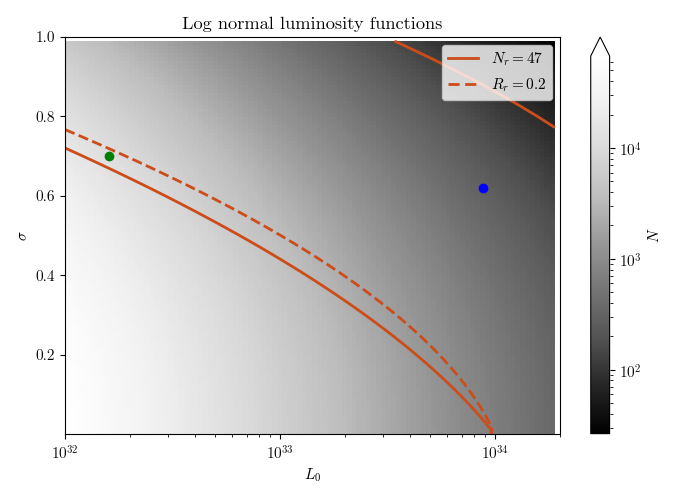

Here is the Python script that generated this plot:
from matplotlib import pyplot as plt
from math import log, exp, sqrt
from scipy.special import erfc, erf
import matplotlib.colors as colors
from matplotlib.lines import Line2D
import numpy as np

plt.style.use('latex')

DIM_TRIALS=100

L_EXCESS = 6.756e36  # All units are in ergs per second
L_THRESH = 1.0e34
L_0_RANGE=[1.0e30, 2.0e36]#[1.0e32, 2.0e34]
SIGMA_L_RANGE=[0.001, 1]
powerStep =(L_0_RANGE[1] / L_0_RANGE[0])**(1/DIM_TRIALS)

NUM_PULSARS_ABOVE_THRESHOLD = 47
FRAC_ABOVE_THRESHOLD=1/5.0
LINE_COLOR = (0.8, 0.3, 0.1)

DRAW_EXTRA_CONTOURS = False
DRAW_PLOEG_POINT = True
SHADE_SCALE=25

def shade(field, threshold, xs, ys, off=False):
    px = []
    py = []
    for x in range(0 if off else 1, SHADE_SCALE, 1):
        inx = int(float(x) / SHADE_SCALE * field.shape[1])
        for y in range(0 if off else 1, SHADE_SCALE, 1):
            iny = int(float(y) / SHADE_SCALE * field.shape[0])
            if field[iny][inx] < threshold:
                fracx = float(x) / SHADE_SCALE * field.shape[1] - inx
                fracy = float(y) / SHADE_SCALE * field.shape[0] - iny
                px.append(xs[inx] + fracx * (xs[inx+1] - xs[inx]))
                py.append(ys[iny] + fracy * (ys[iny+1] - ys[iny]))
    plt.scatter(px, py, marker=('|' if off else '_'), c=LINE_COLOR, sizes = (20,), alpha=0.5)

def getTotalLum(L0, sigma):
    return exp(0.5 * sigma**2 * log(10)**2) * L0

def getNumPulsars(L0, sigma):
    scale = L_EXCESS / getTotalLum(L0, sigma)
    return scale * 1 # scale times number of pulsars per unit

def getNumPulsarsAboveThreshold(L0, sigma):
    scale = L_EXCESS / getTotalLum(L0, sigma)
    return scale * 0.5 * erfc((log(L_THRESH) - log(L0)) / (sqrt(2) * sigma * log(10)))

def getFracLumAboveThreshold(L0, sigma):
    # return (lum above thresh) / (total lum)
    erfArgument = sqrt(2) * (sigma**2 * log(10)**2 - log(L_THRESH) + log(L0)) / (sigma * log(100))
    amountAbove = 0.5 * (1 + erf(erfArgument))
    return amountAbove # See the mathematica notebook for a derivation


def getMinNumPulsarsInTriangle():
    EXTRA_DENSITY = 2
    minSoFar = -1
    powerStepNew =(L_0_RANGE[1] / L_0_RANGE[0])**(1/(DIM_TRIALS * EXTRA_DENSITY))
    for j in range(DIM_TRIALS * EXTRA_DENSITY):
        sigma= SIGMA_L_RANGE[0]  + (SIGMA_L_RANGE[1]-SIGMA_L_RANGE[0]) / (DIM_TRIALS * EXTRA_DENSITY) * j
        for i in range(DIM_TRIALS * EXTRA_DENSITY):
            L0=L_0_RANGE[0] * powerStepNew**i
            nAbove = getNumPulsarsAboveThreshold(L0, sigma)
            if nAbove > NUM_PULSARS_ABOVE_THRESHOLD:
                continue
            fracAbove = getFracLumAboveThreshold(L0, sigma)
            if fracAbove > FRAC_ABOVE_THRESHOLD:
                continue
            n = getNumPulsars(L0, sigma)
            if(n < minSoFar or minSoFar < 0):
                minSoFar = n
    
    print("Minimum number of total pulsars in allowed triangle: ", minSoFar)
    return minSoFar

def getMinPulsarsWithinOneStdevOfSigma():
    SHORT_SIGMA_RANGE = [0.62 - 0.16, 0.62 + 0.15]
    EXTRA_DENSITY = 2
    minPulsars = -1
    minL0 = 0
    minSigma = 0
    powerStepNew =(L_0_RANGE[1] / L_0_RANGE[0])**(1/(DIM_TRIALS * EXTRA_DENSITY))
    for j in range(DIM_TRIALS * EXTRA_DENSITY):
        sigma= SIGMA_L_RANGE[0]  + (SIGMA_L_RANGE[1]-SIGMA_L_RANGE[0]) / (DIM_TRIALS * EXTRA_DENSITY) * j
        if sigma < SHORT_SIGMA_RANGE[0] or SHORT_SIGMA_RANGE[1] < sigma:
            continue
        tooFewPulsarsAboveThreshold = False 
        for i in range(DIM_TRIALS * EXTRA_DENSITY):
            L0=L_0_RANGE[0] * powerStepNew**i

            if sigma > 0.7 and L0 > 2e33:
                continue # Cut out top green line

            tooFewPulsarsAboveThresholdNow = getNumPulsarsAboveThreshold(L0, sigma) < NUM_PULSARS_ABOVE_THRESHOLD
            if tooFewPulsarsAboveThresholdNow ==(not tooFewPulsarsAboveThreshold) and i > 0:
                # We have just crossed over the green line
                numPulsarsNow = getNumPulsars(L0, sigma)
                if numPulsarsNow < minPulsars or minPulsars < 0:
                    minPulsars = numPulsarsNow
                    minL0 = L0
                    minSigma = sigma
            tooFewPulsarsAboveThreshold = tooFewPulsarsAboveThresholdNow
    
    print("Fewest possible pulsars required to hit the green line with sigma in 1 stdev of paper values: {0} at coordinates L_0={1}, sigma={2}".format(minPulsars, minL0, minSigma))
    return (minL0, minSigma)

def getPaperPointInfo(L0 = 0.88e34, sigma = 0.62):
    print("""Paper point info:
    Coordinates: L0 = {0}, sigma = {1}
    Total num pulsars: {2}
    Num pulsars above threshold: {3}
    Fraction luminosity above threshold: {4}""".format(L0, sigma, getNumPulsars(L0, sigma), 
    getNumPulsarsAboveThreshold(L0, sigma), getFracLumAboveThreshold(L0, sigma)))

def getPloegPointInfo(L0, sigma):
    print("""Ploeg point info:
    Coordinates: L0 = {0}, sigma = {1}
    Total num pulsars: {2}
    Num pulsars above threshold: {3}
    Fraction luminosity above threshold: {4}""".format(L0, sigma, getNumPulsars(L0, sigma), 
    getNumPulsarsAboveThreshold(L0, sigma), getFracLumAboveThreshold(L0, sigma)))


getMinNumPulsarsInTriangle()
minPoint = getMinPulsarsWithinOneStdevOfSigma()
paperPoint = [0.88e34, 0.62]
getPaperPointInfo()
ploegPoint = [10**32.20641612096041, 0.7003367947758609]
getPloegPointInfo(ploegPoint[0], ploegPoint[1])


numPulsars = []
numAboveThreshold = []
fracAboveThreshold = []
for j in range(DIM_TRIALS):
    lineNumPulsars = []
    lineNumAboveThreshold = []
    lineFracAboveThreshold = []
    for i in range(DIM_TRIALS):
        L0 = L_0_RANGE[0] * powerStep**i
        sigma =  SIGMA_L_RANGE[0]  + (SIGMA_L_RANGE[1]-SIGMA_L_RANGE[0]) / DIM_TRIALS * j

        numNow = getNumPulsars(L0, sigma)
        numAbove = getNumPulsarsAboveThreshold(L0, sigma)
        fracAbove = getFracLumAboveThreshold(L0, sigma)

        lineNumPulsars.append(numNow)
        lineNumAboveThreshold.append(numAbove)
        lineFracAboveThreshold.append(fracAbove)

    numPulsars.append(lineNumPulsars)
    numAboveThreshold.append(np.asarray(lineNumAboveThreshold))
    fracAboveThreshold.append(np.asarray(lineFracAboveThreshold))

numAboveThreshold = np.stack(numAboveThreshold)
fracAboveThreshold = np.stack(fracAboveThreshold)


xVals = [L_0_RANGE[0] * powerStep**i for i in range(DIM_TRIALS)]
yVals = [SIGMA_L_RANGE[0] + (SIGMA_L_RANGE[1]-SIGMA_L_RANGE[0]) / DIM_TRIALS * j for j in range(DIM_TRIALS)]


fig, ax = plt.subplots(figsize=(7, 5))
plt.xlim(left=L_0_RANGE[0], right=L_0_RANGE[1])
plt.ylim(bottom=SIGMA_L_RANGE[0], top=SIGMA_L_RANGE[1])

plt.xscale("log")
plt.ylabel("$\sigma$")
plt.xlabel("$L_0$")
plt.title("Log normal luminosity functions")

c1 = plt.pcolor(xVals, yVals, numPulsars, 
                   norm=colors.LogNorm(vmin=min([min(v) for v in numPulsars]),
                   vmax=max([max(v) for v in numPulsars])), cmap='Greys_r')
cbar = plt.colorbar(c1, extend='max')
cbar.set_label("$N$")

# Greens
if(DRAW_EXTRA_CONTOURS):
    plt.contour(xVals, yVals, numAboveThreshold, [10*i for i in range(1, 10)], 
        colors=[(0, i/10.0, 0, 1) for i in range(1, 10)], linewidths=1)
plt.contour(xVals, yVals, numAboveThreshold, [NUM_PULSARS_ABOVE_THRESHOLD], colors=[LINE_COLOR], linewidths=2, label="$N_r=47$")

# Reds
if(DRAW_EXTRA_CONTOURS):
    plt.contour(xVals, yVals, fracAboveThreshold, [0.5 * i for i in range(1, 10)], 
        colors=[(1, i/10.0, 1-i/10.0, 1) for i in range(1, 10)], linewidths=1)
plt.contour(xVals, yVals, fracAboveThreshold, [FRAC_ABOVE_THRESHOLD], colors=[LINE_COLOR], linestyles='dashed', linewidths=2, label="$R_r=0.2$")


# Plot thresholds
#plt.plot(L_0_RANGE, [0.62-0.16, 0.62-0.16], c='blue', linewidth=1)
#plt.plot(L_0_RANGE, [0.62+0.15, 0.62+0.15], c='blue', linewidth=1)
#plt.plot([(0.88-0.41) * 1e34, (0.88-0.41) * 1e34], SIGMA_L_RANGE, c='blue', linewidth=1)
#plt.plot([(0.88+0.79) * 1e34, (0.88+0.79) * 1e34], SIGMA_L_RANGE, c='blue', linewidth=1)

plt.scatter(paperPoint[0], paperPoint[1], c='blue')
#plt.scatter(minPoint[0], minPoint[1], c='cyan')


# Observation
shade(numAboveThreshold, NUM_PULSARS_ABOVE_THRESHOLD, xVals, yVals)
shade(fracAboveThreshold, FRAC_ABOVE_THRESHOLD, xVals, yVals, True)


# Final points 
if DRAW_PLOEG_POINT:
    plt.scatter(ploegPoint[0], ploegPoint[1], c='green')

custom_lines = [Line2D([0], [0], color=LINE_COLOR, lw=2),
                Line2D([0], [0], color=LINE_COLOR, lw=2, dashes=(4, 2))]
plt.legend(custom_lines, ["$N_r=47$", "$R_r=0.2$"])
plt.xlim(xVals[0], xVals[-1])
plt.ylim(yVals[0], yVals[-1])

plt.tight_layout()

# Save
if(DRAW_EXTRA_CONTOURS):
    plt.savefig("contour-overlay-extra.png")
if(not DRAW_EXTRA_CONTOURS):
    plt.savefig("contour-overlay.png")

plt.show()